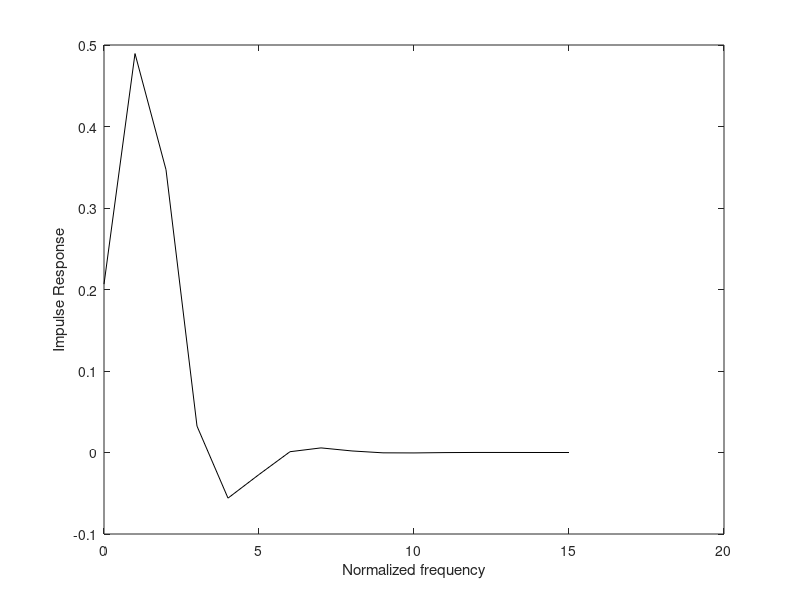

MATLAB code to generate this figure:
%    a(1)*y(n) = b(1)*x(n) + b(2)*x(n-1)     + ... + b(nb+1)*x(n-nb)
%                          - a(2)*y(n-1)     -  ... - a(na+1)*y(n-na)
%         y[n] = 0.206572x[n]+0.413144x[n−1] + 0.206572x[n−2] 
%                            +0.369527y[n−1] − 0.195816y[n−2]

% Impulse response of an IIR system
b = [0.206572 0.413144 0.206572]; % Numerator coefficients of the rational transfer function
a = [1 -0.369527 0.195816]; % Denominator coefficients of rational transfer function
x = [1,zeros(1,15)]; % Input vector
h = filter(b,a,x); % Impulse response
plot([0:15],h,'-k'); % plot first 16 samples
xlabel('Normalized frequency')
ylabel('Impulse Response')
saveas(gcf, 'Task3_1', 'png') % Save Figure
shg


